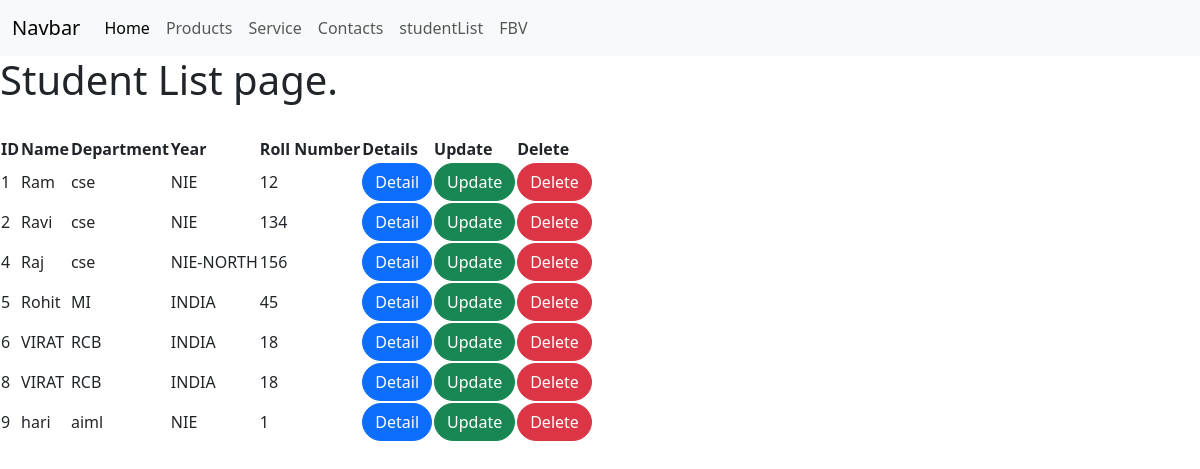
The page / on the database its author committed.
### CSE/models.py (models this page shows, shortened)
class Student(models.Model):
    name = models.CharField(max_length=50)
    department = models.CharField(max_length=30)
    college_name = models.CharField(max_length=30)
    rollnumber = models.IntegerField()

### CSE/views.py (the view)
# urls.py: path('', StuList.as_view(), name = 'list'),
class StuList(ListView):
    model = Student
    template_name = 'CBV/list.html'

### templates/CBV/list.html
{% extends 'basic.html' %}
{% block content %}
<h1>Student List page.</h1><br>
<table>
    <tr>
        <th>ID</th>
        <th>Name</th>
        <th>Department</th>
        <th>Year</th>
        <th>Roll Number</th>
        <th>Details</th>
        <th>Update</th>
        <th>Delete</th>
    </tr>
    {% for object in object_list %}
            <tr>
                <td>{{object.id}}</td>
                <td>{{object.name}}</td>
                <td> {{object.department}}</td>
                <td>{{object.college_name}}</td>
                <td> {{object.rollnumber}} </td>
                <td><a type="button" class="btn btn-primary" style="border-radius: 20px;" href= "{{object.id}}/detail">Detail</a></td>
                <td><a type=" button " class = "btn btn-success" style="border-radius: 20px;" href ="{{object.id}}/update" >Update</a></td>
                <td><a type = "button" class="btn btn-danger" style="border-radius: 20px;" href="{{object.id}}/delete">Delete</a></td>
            </tr>
    {% endfor %}
</table>
{% endblock %}

### rows shown on the page
Student: id "1", name "Ram", department "cse", college_name "NIE", rollnumber "12"
Student: id "2", name "Ravi", department "cse", college_name "NIE", rollnumber "134"
Student: id "4", name "Raj", department "cse", college_name "NIE-NORTH", rollnumber "156"
Student: id "5", name "Rohit", department "MI", college_name "INDIA", rollnumber "45"
Student: id "6", name "VIRAT", department "RCB", college_name "INDIA", rollnumber "18"
Student: id "8", name "VIRAT", department "RCB", college_name "INDIA", rollnumber "18"
Student: id "9", name "hari", department "aiml", college_name "NIE", rollnumber "1"
